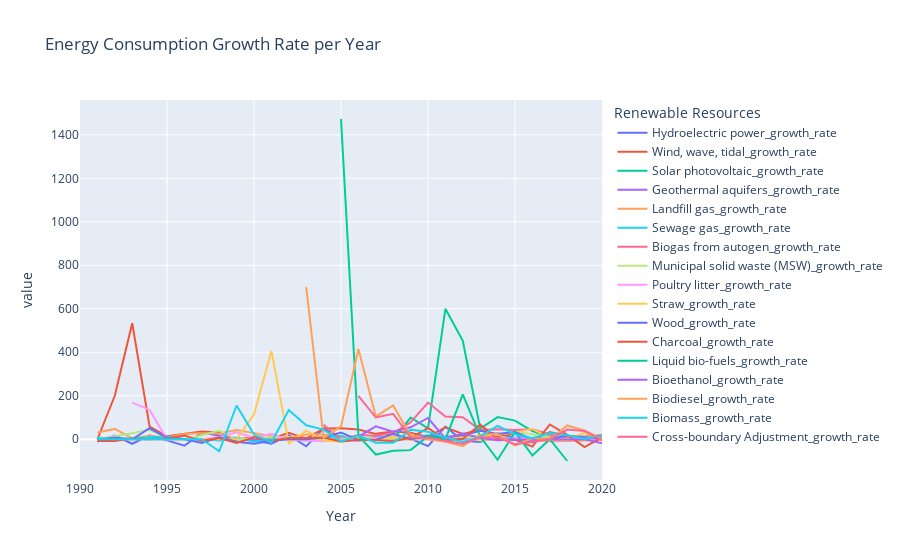

The notebook cell this image was saved under:
### Code cell
fig = px.line(df, x='Year', y=[f"{source}_growth_rate" for source in ['Hydroelectric power',
       'Wind, wave, tidal', 'Solar photovoltaic', 'Geothermal aquifers',
       'Landfill gas', 'Sewage gas', 'Biogas from autogen',
       'Municipal solid waste (MSW)', 'Poultry litter', 'Straw', 'Wood',
       'Charcoal', 'Liquid bio-fuels', 'Bioethanol', 'Biodiesel', 'Biomass',
       'Cross-boundary Adjustment']], 
              title='Energy Consumption Growth Rate per Year',
              labels={'variable':'Renewable Resources'})

# Show the plot
fig.show()

### Figure 1 — Plotly figure (JSON) as saved in the notebook; plotly's stock layout.template omitted (floating-point values rounded to 4 significant figures)
{"data": [{"hovertemplate": "Renewable Resources=Hydroelectric power_growth_rate<br>Year=%{x}<br>value=%{y}<extra></extra>", "legendgroup": "Hydroelectric power_growth_rate", "line": {"color": "#636efa", "dash": "solid"}, "marker": {"symbol": "circle"}, "mode": "lines", "name": "Hydroelectric power_growth_rate", "orientation": "v", "showlegend": true, "type": "scatter", "x": ["1990-01-01T00:00:00", "1991-01-01T00:00:00", "1992-01-01T00:00:00", "1993-01-01T00:00:00", "1994-01-01T00:00:00", "1995-01-01T00:00:00", "1996-01-01T00:00:00", "1997-01-01T00:00:00", "1998-01-01T00:00:00", "1999-01-01T00:00:00", "2000-01-01T00:00:00", "2001-01-01T00:00:00", "2002-01-01T00:00:00", "2003-01-01T00:00:00", "2004-01-01T00:00:00", "2005-01-01T00:00:00", "2006-01-01T00:00:00", "2007-01-01T00:00:00", "2008-01-01T00:00:00", "2009-01-01T00:00:00", "2010-01-01T00:00:00", "2011-01-01T00:00:00", "2012-01-01T00:00:00", "2013-01-01T00:00:00", "2014-01-01T00:00:00", "2015-01-01T00:00:00", "2016-01-01T00:00:00", "2017-01-01T00:00:00", "2018-01-01T00:00:00", "2019-01-01T00:00:00", "2020-01-01T00:00:00"], "xaxis": "x", "y": [null, -11.16, 17.34, -20.77, 18.38, -5.023, -29.81, 29.45, 16.4, 4.318, -4.793, -20.37, 18.39, -32.52, 50.36, 1.196, -6.619, 10.63, 1.144, 1.81, -31.33, 58.25, -6.544, -12.47, 27.5, 5.882, -14.81, 10.87, -7.843, 6.383, 16.0], "yaxis": "y"}, {"hovertemplate": "Renewable Resources=Wind, wave, tidal_growth_rate<br>Year=%{x}<br>value=%{y}<extra></extra>", "legendgroup": "Wind, wave, tidal_growth_rate", "line": {"color": "#EF553B", "dash": "solid"}, "marker": {"symbol": "circle"}, "mode": "lines", "name": "Wind, wave, tidal_growth_rate", "orientation": "v", "showlegend": true, "type": "scatter", "x": ["1990-01-01T00:00:00", "1991-01-01T00:00:00", "1992-01-01T00:00:00", "1993-01-01T00:00:00", "1994-01-01T00:00:00", "1995-01-01T00:00:00", "1996-01-01T00:00:00", "1997-01-01T00:00:00", "1998-01-01T00:00:00", "1999-01-01T00:00:00", "2000-01-01T00:00:00", "2001-01-01T00:00:00", "2002-01-01T00:00:00", "2003-01-01T00:00:00", "2004-01-01T00:00:00", "2005-01-01T00:00:00", "2006-01-01T00:00:00", "2007-01-01T00:00:00", "2008-01-01T00:00:00", "2009-01-01T00:00:00", "2010-01-01T00:00:00", "2011-01-01T00:00:00", "2012-01-01T00:00:00", "2013-01-01T00:00:00", "2014-01-01T00:00:00", "2015-01-01T00:00:00", "2016-01-01T00:00:00", "2017-01-01T00:00:00", "2018-01-01T00:00:00", "2019-01-01T00:00:00", "2020-01-01T00:00:00"], "xaxis": "x", "y": [null, 0, 200, 533.3, 57.89, 13.33, 23.53, 35.71, 31.58, -2.667, 10.96, 2.469, 30.12, 2.778, 49.55, 50.6, 45.2, 24.79, 35.1, 30.39, 10.78, 55.32, 24.33, 43.06, 12.53, 26.02, -7.739, 33.58, 14.64, 12.1, 18.16], "yaxis": "y"}, {"hovertemplate": "Renewable Resources=Solar photovoltaic_growth_rate<br>Year=%{x}<br>value=%{y}<extra></extra>", "legendgroup": "Solar photovoltaic_growth_rate", "line": {"color": "#00cc96", "dash": "solid"}, "marker": {"symbol": "circle"}, "mode": "lines", "name": "Solar photovoltaic_growth_rate", "orientation": "v", "showlegend": true, "type": "scatter", "x": ["1990-01-01T00:00:00", "1991-01-01T00:00:00", "1992-01-01T00:00:00", "1993-01-01T00:00:00", "1994-01-01T00:00:00", "1995-01-01T00:00:00", "1996-01-01T00:00:00", "1997-01-01T00:00:00", "1998-01-01T00:00:00", "1999-01-01T00:00:00", "2000-01-01T00:00:00", "2001-01-01T00:00:00", "2002-01-01T00:00:00", "2003-01-01T00:00:00", "2004-01-01T00:00:00", "2005-01-01T00:00:00", "2006-01-01T00:00:00", "2007-01-01T00:00:00", "2008-01-01T00:00:00", "2009-01-01T00:00:00", "2010-01-01T00:00:00", "2011-01-01T00:00:00", "2012-01-01T00:00:00", "2013-01-01T00:00:00", "2014-01-01T00:00:00", "2015-01-01T00:00:00", "2016-01-01T00:00:00", "2017-01-01T00:00:00", "2018-01-01T00:00:00", "2019-01-01T00:00:00", "2020-01-01T00:00:00"], "xaxis": "x", "y": [null, null, null, null, null, null, null, null, null, null, null, null, null, null, null, null, 0, 0, 0, 100, 50, 600, 452.4, 49.14, 101.7, 85.67, 37.96, 10.18, 10.56, -0.6428, 4.529], "yaxis": "y"}, {"hovertemplate": "Renewable Resources=Geothermal aquifers_growth_rate<br>Year=%{x}<br>value=%{y}<extra></extra>", "legendgroup": "Geothermal aquifers_growth_rate", "line": {"color": "#ab63fa", "dash": "solid"}, "marker": {"symbol": "circle"}, "mode": "lines", "name": "Geothermal aquifers_growth_rate", "orientation": "v", "showlegend": true, "type": "scatter", "x": ["1990-01-01T00:00:00", "1991-01-01T00:00:00", "1992-01-01T00:00:00", "1993-01-01T00:00:00", "1994-01-01T00:00:00", "1995-01-01T00:00:00", "1996-01-01T00:00:00", "1997-01-01T00:00:00", "1998-01-01T00:00:00", "1999-01-01T00:00:00", "2000-01-01T00:00:00", "2001-01-01T00:00:00", "2002-01-01T00:00:00", "2003-01-01T00:00:00", "2004-01-01T00:00:00", "2005-01-01T00:00:00", "2006-01-01T00:00:00", "2007-01-01T00:00:00", "2008-01-01T00:00:00", "2009-01-01T00:00:00", "2010-01-01T00:00:00", "2011-01-01T00:00:00", "2012-01-01T00:00:00", "2013-01-01T00:00:00", "2014-01-01T00:00:00", "2015-01-01T00:00:00", "2016-01-01T00:00:00", "2017-01-01T00:00:00", "2018-01-01T00:00:00", "2019-01-01T00:00:00", "2020-01-01T00:00:00"], "xaxis": "x", "y": [null, 0, 0, 0, 0, 0, 0, 0, 0, 0, 0, 0, 0, 0, 0, 0, 0, 0, 0, 0, 0, 0, 0, 0, 0, 0, 0, 0, 0, 0, 0], "yaxis": "y"}, {"hovertemplate": "Renewable Resources=Landfill gas_growth_rate<br>Year=%{x}<br>value=%{y}<extra></extra>", "legendgroup": "Landfill gas_growth_rate", "line": {"color": "#FFA15A", "dash": "solid"}, "marker": {"symbol": "circle"}, "mode": "lines", "name": "Landfill gas_growth_rate", "orientation": "v", "showlegend": true, "type": "scatter", "x": ["1990-01-01T00:00:00", "1991-01-01T00:00:00", "1992-01-01T00:00:00", "1993-01-01T00:00:00", "1994-01-01T00:00:00", "1995-01-01T00:00:00", "1996-01-01T00:00:00", "1997-01-01T00:00:00", "1998-01-01T00:00:00", "1999-01-01T00:00:00", "2000-01-01T00:00:00", "2001-01-01T00:00:00", "2002-01-01T00:00:00", "2003-01-01T00:00:00", "2004-01-01T00:00:00", "2005-01-01T00:00:00", "2006-01-01T00:00:00", "2007-01-01T00:00:00", "2008-01-01T00:00:00", "2009-01-01T00:00:00", "2010-01-01T00:00:00", "2011-01-01T00:00:00", "2012-01-01T00:00:00", "2013-01-01T00:00:00", "2014-01-01T00:00:00", "2015-01-01T00:00:00", "2016-01-01T00:00:00", "2017-01-01T00:00:00", "2018-01-01T00:00:00", "2019-01-01T00:00:00", "2020-01-01T00:00:00"], "xaxis": "x", "y": [null, 31.25, 47.62, 4.516, 16.05, 5.851, 25.13, 27.31, 26.81, 42.29, 27.8, 14.36, 6.699, 21.97, 21.97, 7.084, 3.096, 5.597, 0.4525, 4.633, 6.089, 1.913, -2.048, -0.6388, -2.747, -3.125, -3.474, -8.805, -8.527, -7.396, -3.494], "yaxis": "y"}, {"hovertemplate": "Renewable Resources=Sewage gas_growth_rate<br>Year=%{x}<br>value=%{y}<extra></extra>", "legendgroup": "Sewage gas_growth_rate", "line": {"color": "#19d3f3", "dash": "solid"}, "marker": {"symbol": "circle"}, "mode": "lines", "name": "Sewage gas_growth_rate", "orientation": "v", "showlegend": true, "type": "scatter", "x": ["1990-01-01T00:00:00", "1991-01-01T00:00:00", "1992-01-01T00:00:00", "1993-01-01T00:00:00", "1994-01-01T00:00:00", "1995-01-01T00:00:00", "1996-01-01T00:00:00", "1997-01-01T00:00:00", "1998-01-01T00:00:00", "1999-01-01T00:00:00", "2000-01-01T00:00:00", "2001-01-01T00:00:00", "2002-01-01T00:00:00", "2003-01-01T00:00:00", "2004-01-01T00:00:00", "2005-01-01T00:00:00", "2006-01-01T00:00:00", "2007-01-01T00:00:00", "2008-01-01T00:00:00", "2009-01-01T00:00:00", "2010-01-01T00:00:00", "2011-01-01T00:00:00", "2012-01-01T00:00:00", "2013-01-01T00:00:00", "2014-01-01T00:00:00", "2015-01-01T00:00:00", "2016-01-01T00:00:00", "2017-01-01T00:00:00", "2018-01-01T00:00:00", "2019-01-01T00:00:00", "2020-01-01T00:00:00"], "xaxis": "x", "y": [null, 9.42, 0, 4.636, 7.595, 13.53, 0, -0.5181, -5.729, 4.42, -10.58, -0.5917, 3.571, -5.172, 7.273, 16.38, -7.767, 11.05, 9.005, 8.261, 18.47, 7.797, -3.774, 4.575, 7.188, 6.706, 5.738, 2.842, 2.261, 6.634, 1.382], "yaxis": "y"}, {"hovertemplate": "Renewable Resources=Biogas from autogen_growth_rate<br>Year=%{x}<br>value=%{y}<extra></extra>", "legendgroup": "Biogas from autogen_growth_rate", "line": {"color": "#FF6692", "dash": "solid"}, "marker": {"symbol": "circle"}, "mode": "lines", "name": "Biogas from autogen_growth_rate", "orientation": "v", "showlegend": true, "type": "scatter", "x": ["1990-01-01T00:00:00", "1991-01-01T00:00:00", "1992-01-01T00:00:00", "1993-01-01T00:00:00", "1994-01-01T00:00:00", "1995-01-01T00:00:00", "1996-01-01T00:00:00", "1997-01-01T00:00:00", "1998-01-01T00:00:00", "1999-01-01T00:00:00", "2000-01-01T00:00:00", "2001-01-01T00:00:00", "2002-01-01T00:00:00", "2003-01-01T00:00:00", "2004-01-01T00:00:00", "2005-01-01T00:00:00", "2006-01-01T00:00:00", "2007-01-01T00:00:00", "2008-01-01T00:00:00", "2009-01-01T00:00:00", "2010-01-01T00:00:00", "2011-01-01T00:00:00", "2012-01-01T00:00:00", "2013-01-01T00:00:00", "2014-01-01T00:00:00", "2015-01-01T00:00:00", "2016-01-01T00:00:00", "2017-01-01T00:00:00", "2018-01-01T00:00:00", "2019-01-01T00:00:00", "2020-01-01T00:00:00"], "xaxis": "x", "y": [null, null, null, null, null, null, null, null, null, null, null, null, null, null, 66.67, 0, 20.0, 16.67, 28.57, 77.78, 168.7, 104.7, 101.1, 42.37, 45.63, 42.23, 45.79, 21.55, 6.162, 3.462, 0.4921], "yaxis": "y"}, {"hovertemplate": "Renewable Resources=Municipal solid waste (MSW)_growth_rate<br>Year=%{x}<br>value=%{y}<extra></extra>", "legendgroup": "Municipal solid waste (MSW)_growth_rate", "line": {"color": "#B6E880", "dash": "solid"}, "marker": {"symbol": "circle"}, "mode": "lines", "name": "Municipal solid waste (MSW)_growth_rate", "orientation": "v", "showlegend": true, "type": "scatter", "x": ["1990-01-01T00:00:00", "1991-01-01T00:00:00", "1992-01-01T00:00:00", "1993-01-01T00:00:00", "1994-01-01T00:00:00", "1995-01-01T00:00:00", "1996-01-01T00:00:00", "1997-01-01T00:00:00", "1998-01-01T00:00:00", "1999-01-01T00:00:00", "2000-01-01T00:00:00", "2001-01-01T00:00:00", "2002-01-01T00:00:00", "2003-01-01T00:00:00", "2004-01-01T00:00:00", "2005-01-01T00:00:00", "2006-01-01T00:00:00", "2007-01-01T00:00:00", "2008-01-01T00:00:00", "2009-01-01T00:00:00", "2010-01-01T00:00:00", "2011-01-01T00:00:00", "2012-01-01T00:00:00", "2013-01-01T00:00:00", "2014-01-01T00:00:00", "2015-01-01T00:00:00", "2016-01-01T00:00:00", "2017-01-01T00:00:00", "2018-01-01T00:00:00", "2019-01-01T00:00:00", "2020-01-01T00:00:00"], "xaxis": "x", "y": [null, 1.093, 13.51, 27.62, 43.66, 6.753, -3.65, 17.42, 39.57, -2.465, 7.109, 7.817, 8.755, 2.642, -3.186, 0.5063, 7.809, 3.037, 3.175, 19.67, 0.3673, -0.5489, 15.92, -6.19, 23.86, 33.33, 22.54, 7.065, 14.49, 11.02, 3.441], "yaxis": "y"}, {"hovertemplate": "Renewable Resources=Poultry litter_growth_rate<br>Year=%{x}<br>value=%{y}<extra></extra>", "legendgroup": "Poultry litter_growth_rate", "line": {"color": "#FF97FF", "dash": "solid"}, "marker": {"symbol": "circle"}, "mode": "lines", "name": "Poultry litter_growth_rate", "orientation": "v", "showlegend": true, "type": "scatter", "x": ["1990-01-01T00:00:00", "1991-01-01T00:00:00", "1992-01-01T00:00:00", "1993-01-01T00:00:00", "1994-01-01T00:00:00", "1995-01-01T00:00:00", "1996-01-01T00:00:00", "1997-01-01T00:00:00", "1998-01-01T00:00:00", "1999-01-01T00:00:00", "2000-01-01T00:00:00", "2001-01-01T00:00:00", "2002-01-01T00:00:00", "2003-01-01T00:00:00", "2004-01-01T00:00:00", "2005-01-01T00:00:00", "2006-01-01T00:00:00", "2007-01-01T00:00:00", "2008-01-01T00:00:00", "2009-01-01T00:00:00", "2010-01-01T00:00:00", "2011-01-01T00:00:00", "2012-01-01T00:00:00", "2013-01-01T00:00:00", "2014-01-01T00:00:00", "2015-01-01T00:00:00", "2016-01-01T00:00:00", "2017-01-01T00:00:00", "2018-01-01T00:00:00", "2019-01-01T00:00:00", "2020-01-01T00:00:00"], "xaxis": "x", "y": [null, null, null, 168.7, 134.9, 0, 0, 0, 10.89, 32.14, 7.432, 25.16, -2.01, -7.179, -9.392, -3.659, -6.962, 3.401, 17.76, -1.676, 3.409, 16.48, -7.547, 5.612, 0.4831, 6.731, 2.252, -4.846, -0.9259, 3.738, 0.4505], "yaxis": "y"}, {"hovertemplate": "Renewable Resources=Straw_growth_rate<br>Year=%{x}<br>value=%{y}<extra></extra>", "legendgroup": "Straw_growth_rate", "line": {"color": "#FECB52", "dash": "solid"}, "marker": {"symbol": "circle"}, "mode": "lines", "name": "Straw_growth_rate", "orientation": "v", "showlegend": true, "type": "scatter", "x": ["1990-01-01T00:00:00", "1991-01-01T00:00:00", "1992-01-01T00:00:00", "1993-01-01T00:00:00", "1994-01-01T00:00:00", "1995-01-01T00:00:00", "1996-01-01T00:00:00", "1997-01-01T00:00:00", "1998-01-01T00:00:00", "1999-01-01T00:00:00", "2000-01-01T00:00:00", "2001-01-01T00:00:00", "2002-01-01T00:00:00", "2003-01-01T00:00:00", "2004-01-01T00:00:00", "2005-01-01T00:00:00", "2006-01-01T00:00:00", "2007-01-01T00:00:00", "2008-01-01T00:00:00", "2009-01-01T00:00:00", "2010-01-01T00:00:00", "2011-01-01T00:00:00", "2012-01-01T00:00:00", "2013-01-01T00:00:00", "2014-01-01T00:00:00", "2015-01-01T00:00:00", "2016-01-01T00:00:00", "2017-01-01T00:00:00", "2018-01-01T00:00:00", "2019-01-01T00:00:00", "2020-01-01T00:00:00"], "xaxis": "x", "y": [null, 0, 0, 0, 0, 0, 0, 0, 0, 0, 114.3, 406.7, -19.74, 39.34, -5.882, -11.25, 5.634, -5.333, 11.27, -3.797, 13.16, -6.977, 15.0, 14.13, 22.86, 29.46, 47.9, 5.668, -0.7663, 29.34, 0.8955], "yaxis": "y"}, {"hovertemplate": "Renewable Resources=Wood_growth_rate<br>Year=%{x}<br>value=%{y}<extra></extra>", "legendgroup": "Wood_growth_rate", "line": {"color": "#636efa", "dash": "solid"}, "marker": {"symbol": "circle"}, "mode": "lines", "name": "Wood_growth_rate", "orientation": "v", "showlegend": true, "type": "scatter", "x": ["1990-01-01T00:00:00", "1991-01-01T00:00:00", "1992-01-01T00:00:00", "1993-01-01T00:00:00", "1994-01-01T00:00:00", "1995-01-01T00:00:00", "1996-01-01T00:00:00", "1997-01-01T00:00:00", "1998-01-01T00:00:00", "1999-01-01T00:00:00", "2000-01-01T00:00:00", "2001-01-01T00:00:00", "2002-01-01T00:00:00", "2003-01-01T00:00:00", "2004-01-01T00:00:00", "2005-01-01T00:00:00", "2006-01-01T00:00:00", "2007-01-01T00:00:00", "2008-01-01T00:00:00", "2009-01-01T00:00:00", "2010-01-01T00:00:00", "2011-01-01T00:00:00", "2012-01-01T00:00:00", "2013-01-01T00:00:00", "2014-01-01T00:00:00", "2015-01-01T00:00:00", "2016-01-01T00:00:00", "2017-01-01T00:00:00", "2018-01-01T00:00:00", "2019-01-01T00:00:00", "2020-01-01T00:00:00"], "xaxis": "x", "y": [null, 0, 7.132, 0, 50.54, 6.679, 1.015, -17.0, 8.678, -10.96, -20.13, -6.527, 0, 0.419, 8.206, 30.98, -2.65, -3.226, 25.63, 0.6633, 15.16, 9.943, 17.83, 39.04, 24.42, 32.97, -0.04801, 1.729, 15.98, 9.302, 2.011], "yaxis": "y"}, {"hovertemplate": "Renewable Resources=Charcoal_growth_rate<br>Year=%{x}<br>value=%{y}<extra></extra>", "legendgroup": "Charcoal_growth_rate", "line": {"color": "#EF553B", "dash": "solid"}, "marker": {"symbol": "circle"}, "mode": "lines", "name": "Charcoal_growth_rate", "orientation": "v", "showlegend": true, "type": "scatter", "x": ["1990-01-01T00:00:00", "1991-01-01T00:00:00", "1992-01-01T00:00:00", "1993-01-01T00:00:00", "1994-01-01T00:00:00", "1995-01-01T00:00:00", "1996-01-01T00:00:00", "1997-01-01T00:00:00", "1998-01-01T00:00:00", "1999-01-01T00:00:00", "2000-01-01T00:00:00", "2001-01-01T00:00:00", "2002-01-01T00:00:00", "2003-01-01T00:00:00", "2004-01-01T00:00:00", "2005-01-01T00:00:00", "2006-01-01T00:00:00", "2007-01-01T00:00:00", "2008-01-01T00:00:00", "2009-01-01T00:00:00", "2010-01-01T00:00:00", "2011-01-01T00:00:00", "2012-01-01T00:00:00", "2013-01-01T00:00:00", "2014-01-01T00:00:00", "2015-01-01T00:00:00", "2016-01-01T00:00:00", "2017-01-01T00:00:00", "2018-01-01T00:00:00", "2019-01-01T00:00:00", "2020-01-01T00:00:00"], "xaxis": "x", "y": [null, -7.692, -8.333, 3.03, 0, 2.941, 17.14, -7.317, 5.263, -17.5, 9.091, -8.333, 6.061, 5.714, 8.108, -10.0, -2.778, -2.857, -8.824, 6.452, 51.52, -4.0, 2.083, 67.35, 0, -2.439, -33.75, 67.92, 20.22, -36.45, 8.824], "yaxis": "y"}, {"hovertemplate": "Renewable Resources=Liquid bio-fuels_growth_rate<br>Year=%{x}<br>value=%{y}<extra></extra>", "legendgroup": "Liquid bio-fuels_growth_rate", "line": {"color": "#00cc96", "dash": "solid"}, "marker": {"symbol": "circle"}, "mode": "lines", "name": "Liquid bio-fuels_growth_rate", "orientation": "v", "showlegend": true, "type": "scatter", "x": ["1990-01-01T00:00:00", "1991-01-01T00:00:00", "1992-01-01T00:00:00", "1993-01-01T00:00:00", "1994-01-01T00:00:00", "1995-01-01T00:00:00", "1996-01-01T00:00:00", "1997-01-01T00:00:00", "1998-01-01T00:00:00", "1999-01-01T00:00:00", "2000-01-01T00:00:00", "2001-01-01T00:00:00", "2002-01-01T00:00:00", "2003-01-01T00:00:00", "2004-01-01T00:00:00", "2005-01-01T00:00:00", "2006-01-01T00:00:00", "2007-01-01T00:00:00", "2008-01-01T00:00:00", "2009-01-01T00:00:00", "2010-01-01T00:00:00", "2011-01-01T00:00:00", "2012-01-01T00:00:00", "2013-01-01T00:00:00", "2014-01-01T00:00:00", "2015-01-01T00:00:00", "2016-01-01T00:00:00", "2017-01-01T00:00:00", "2018-01-01T00:00:00", "2019-01-01T00:00:00", "2020-01-01T00:00:00"], "xaxis": "x", "y": [null, null, null, null, null, null, null, null, null, null, null, null, null, null, null, 1473.0, 16.76, -70.3, -53.33, -50, 14.29, 0, 206.2, 12.24, -94.55, 33.33, -75, 0, -100, null, null], "yaxis": "y"}, {"hovertemplate": "Renewable Resources=Bioethanol_growth_rate<br>Year=%{x}<br>value=%{y}<extra></extra>", "legendgroup": "Bioethanol_growth_rate", "line": {"color": "#ab63fa", "dash": "solid"}, "marker": {"symbol": "circle"}, "mode": "lines", "name": "Bioethanol_growth_rate", "orientation": "v", "showlegend": true, "type": "scatter", "x": ["1990-01-01T00:00:00", "1991-01-01T00:00:00", "1992-01-01T00:00:00", "1993-01-01T00:00:00", "1994-01-01T00:00:00", "1995-01-01T00:00:00", "1996-01-01T00:00:00", "1997-01-01T00:00:00", "1998-01-01T00:00:00", "1999-01-01T00:00:00", "2000-01-01T00:00:00", "2001-01-01T00:00:00", "2002-01-01T00:00:00", "2003-01-01T00:00:00", "2004-01-01T00:00:00", "2005-01-01T00:00:00", "2006-01-01T00:00:00", "2007-01-01T00:00:00", "2008-01-01T00:00:00", "2009-01-01T00:00:00", "2010-01-01T00:00:00", "2011-01-01T00:00:00", "2012-01-01T00:00:00", "2013-01-01T00:00:00", "2014-01-01T00:00:00", "2015-01-01T00:00:00", "2016-01-01T00:00:00", "2017-01-01T00:00:00", "2018-01-01T00:00:00", "2019-01-01T00:00:00", "2020-01-01T00:00:00"], "xaxis": "x", "y": [null, null, null, null, null, null, null, null, null, null, null, null, null, null, null, null, 12.5, 59.26, 34.88, 55.17, 97.78, 3.09, 26.16, 6.263, -4.878, -1.496, -1.952, 0, -1.549, -0.4494, -18.96], "yaxis": "y"}, {"hovertemplate": "Renewable Resources=Biodiesel_growth_rate<br>Year=%{x}<br>value=%{y}<extra></extra>", "legendgroup": "Biodiesel_growth_rate", "line": {"color": "#FFA15A", "dash": "solid"}, "marker": {"symbol": "circle"}, "mode": "lines", "name": "Biodiesel_growth_rate", "orientation": "v", "showlegend": true, "type": "scatter", "x": ["1990-01-01T00:00:00", "1991-01-01T00:00:00", "1992-01-01T00:00:00", "1993-01-01T00:00:00", "1994-01-01T00:00:00", "1995-01-01T00:00:00", "1996-01-01T00:00:00", "1997-01-01T00:00:00", "1998-01-01T00:00:00", "1999-01-01T00:00:00", "2000-01-01T00:00:00", "2001-01-01T00:00:00", "2002-01-01T00:00:00", "2003-01-01T00:00:00", "2004-01-01T00:00:00", "2005-01-01T00:00:00", "2006-01-01T00:00:00", "2007-01-01T00:00:00", "2008-01-01T00:00:00", "2009-01-01T00:00:00", "2010-01-01T00:00:00", "2011-01-01T00:00:00", "2012-01-01T00:00:00", "2013-01-01T00:00:00", "2014-01-01T00:00:00", "2015-01-01T00:00:00", "2016-01-01T00:00:00", "2017-01-01T00:00:00", "2018-01-01T00:00:00", "2019-01-01T00:00:00", "2020-01-01T00:00:00"], "xaxis": "x", "y": [null, null, null, null, null, null, null, null, null, null, null, null, null, 700, 6.25, 58.82, 414.8, 105.0, 155.8, 17.83, 0.3492, -11.25, -31.76, 20.69, 24.6, -29.43, 5.776, -2.048, 63.59, 40.47, 1.213], "yaxis": "y"}, {"hovertemplate": "Renewable Resources=Biomass_growth_rate<br>Year=%{x}<br>value=%{y}<extra></extra>", "legendgroup": "Biomass_growth_rate", "line": {"color": "#19d3f3", "dash": "solid"}, "marker": {"symbol": "circle"}, "mode": "lines", "name": "Biomass_growth_rate", "orientation": "v", "showlegend": true, "type": "scatter", "x": ["1990-01-01T00:00:00", "1991-01-01T00:00:00", "1992-01-01T00:00:00", "1993-01-01T00:00:00", "1994-01-01T00:00:00", "1995-01-01T00:00:00", "1996-01-01T00:00:00", "1997-01-01T00:00:00", "1998-01-01T00:00:00", "1999-01-01T00:00:00", "2000-01-01T00:00:00", "2001-01-01T00:00:00", "2002-01-01T00:00:00", "2003-01-01T00:00:00", "2004-01-01T00:00:00", "2005-01-01T00:00:00", "2006-01-01T00:00:00", "2007-01-01T00:00:00", "2008-01-01T00:00:00", "2009-01-01T00:00:00", "2010-01-01T00:00:00", "2011-01-01T00:00:00", "2012-01-01T00:00:00", "2013-01-01T00:00:00", "2014-01-01T00:00:00", "2015-01-01T00:00:00", "2016-01-01T00:00:00", "2017-01-01T00:00:00", "2018-01-01T00:00:00", "2019-01-01T00:00:00", "2020-01-01T00:00:00"], "xaxis": "x", "y": [null, 0, 0, 0, 0, 0, 0, 0, -55.38, 155.2, 21.62, -13.33, 134.6, 64.48, 44.19, -9.447, 16.54, -15.72, -16.58, 43.48, 34.63, 8.36, -13.06, 12.12, 61.95, 22.93, 4.358, 28.28, 18.28, 2.414, 16.41], "yaxis": "y"}, {"hovertemplate": "Renewable Resources=Cross-boundary Adjustment_growth_rate<br>Year=%{x}<br>value=%{y}<extra></extra>", "legendgroup": "Cross-boundary Adjustment_growth_rate", "line": {"color": "#FF6692", "dash": "solid"}, "marker": {"symbol": "circle"}, "mode": "lines", "name": "Cross-boundary Adjustment_growth_rate", "orientation": "v", "showlegend": true, "type": "scatter", "x": ["1990-01-01T00:00:00", "1991-01-01T00:00:00", "1992-01-01T00:00:00", "1993-01-01T00:00:00", "1994-01-01T00:00:00", "1995-01-01T00:00:00", "1996-01-01T00:00:00", "1997-01-01T00:00:00", "1998-01-01T00:00:00", "1999-01-01T00:00:00", "2000-01-01T00:00:00", "2001-01-01T00:00:00", "2002-01-01T00:00:00", "2003-01-01T00:00:00", "2004-01-01T00:00:00", "2005-01-01T00:00:00", "2006-01-01T00:00:00", "2007-01-01T00:00:00", "2008-01-01T00:00:00", "2009-01-01T00:00:00", "2010-01-01T00:00:00", "2011-01-01T00:00:00", "2012-01-01T00:00:00", "2013-01-01T00:00:00", "2014-01-01T00:00:00", "2015-01-01T00:00:00", "2016-01-01T00:00:00", "2017-01-01T00:00:00", "2018-01-01T00:00:00", "2019-01-01T00:00:00", "2020-01-01T00:00:00"], "xaxis": "x", "y": [null, null, null, null, null, null, null, null, null, null, null, null, null, null, null, null, 200, 100, 116.7, 7.692, 7.143, -6.667, -21.43, 9.091, 8.333, -23.08, -10.0, 0, 44.44, 38.46, -5.556], "yaxis": "y"}], "layout": {"legend": {"title": {"text": "Renewable Resources"}, "tracegroupgap": 0}, "title": {"text": "Energy Consumption Growth Rate per Year"}, "xaxis": {"anchor": "y", "domain": [0, 1], "title": {"text": "Year"}}, "yaxis": {"anchor": "x", "domain": [0, 1], "title": {"text": "value"}}}}
